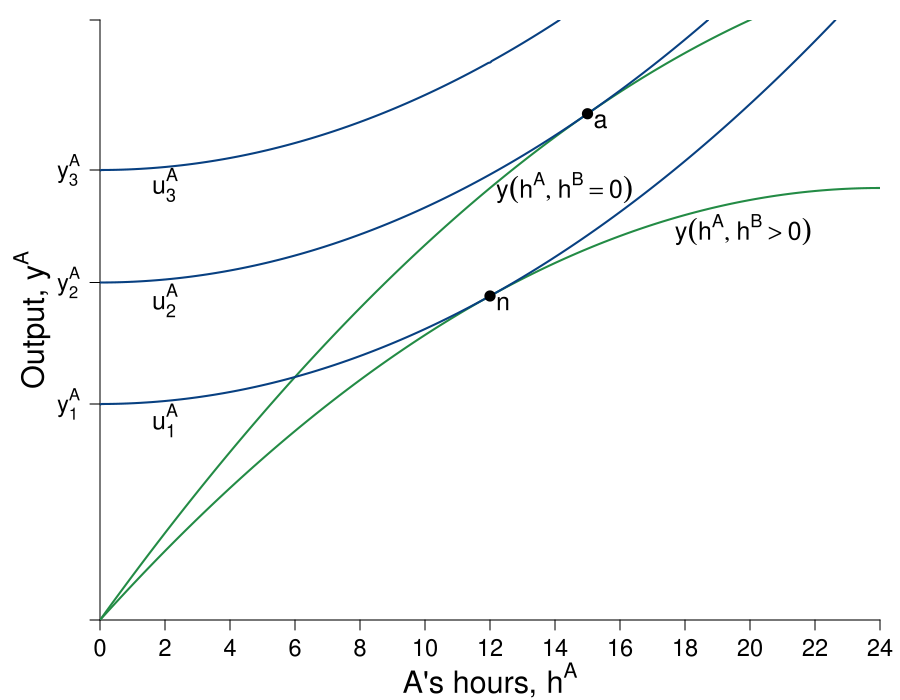

Write the R code that produced this figure.
require(shape)
pdf(file = "coordination_failures/ff_indiff_ha.pdf", width = 9, height = 7)

#Set parameters for graphics
pointsize <- 1.8
axislabelsize <- 1.8
labelsize <- 1.5
namesize <- 1.8
annotatesize <- 1.5
graphlinewidth <- 2
segmentlinewidth <- 1.5

COL <- c("#7fc97f", "#beaed4", "#fdc086", "#ffff99", "#386cb0", "#f0027f", "#bf5b17", "#666666")
COLA <- c("#99d8c9","#66c2a4","#41ae76", "#238b45", "#005824")
COLB <- c("#4eb3d3", "#2b8cbe", "#0868ac","#084081")

par(mar =  c(4, 5, 1, 1))

indiffA <- function(ea, uA = 46.08) {
  uA + (1/2)*(ea)^2
}

output <- function(ea, eb = 12, alpha = 30, beta = 1/2){
  (alpha - beta*(ea+eb))*ea
}

uA <- function(ea, ya = output) {
  ya - 0.5*(ea)^2
}

mrsA <- function(ea){
  ea
}

slopeline <- function(ea, yint = 0.5, slope = 2){
  yint + slope*ea
}


xlims <- c(0, 24)
ylims <- c(0, 400)

npts <- 501 
x <- seq(xlims[1], xlims[2], length.out = npts)
y <- seq(ylims[1], ylims[2], length.out = npts) 
a <- c(uA(ea = 12, output(ea = 12, eb = 12)), uA(ea = 15, output(ea = 15, eb = 0)), 300)

#B's value when at A's bliss point
#0.35*log(5.88) + 0.35*log(8.88) + 0.5*log(10 - 5.88) + 0.5*log(15 - 8.88) 

#B's bliss point x = 4.11765; y = 6.17647
#A's value when at A's bliss point
#0.5*log(4.11765) + 0.5*log(6.17647) + 0.35*log(10 - 4.11765) + 0.35*log(15 - 6.17647) 


plot(0, 0, xlim = xlims, ylim = ylims, type = "n",
     xlab = expression(paste("")),
     ylab = expression(paste("")), 
     xaxt = "n", 
     yaxt = "n", 
     cex.lab = axislabelsize, 
     bty = "n",
     xaxs="i", 
     yaxs="i")

# ticksy <- seq(from = 0, to = ylims[2], by = 2)
# ylabels <- seq(from = 0, to = ylims[2], by = 2)
ticksx <- seq(from = 0, to = xlims[2], by = 2)
xlabels <- seq(from = 0, to = xlims[2], by = 2)
ticksy <- c(0, 144, 225, 300, ylims[2])
ylabels <- c(NA, expression(paste(y[1]^A)), expression(paste(y[2]^A)), expression(paste(y[3]^A)), NA)
# ticksx <- c(0, 6.9, 12, 9.6, 16, 24, 26)
# xlabels <- c(NA, expression(paste(e^A,"*")), expression(paste(1/2*beta)), expression(paste(e^{AN})), expression(paste(alpha)), expression(paste(1/beta)), NA)

axis(1, at = ticksx, pos = 0, labels = xlabels, cex.axis= labelsize - 0.05)
axis(2, at = ticksy, pos = 0, labels = ylabels, las = 1, cex.axis= labelsize - 0.05)

npts <- 500 
xx1 <- seq(xlims[1], xlims[2], length.out = npts)

lines(xx1, output(xx1, eb = 0), col = COLA[4], lwd = graphlinewidth)
lines(xx1, output(xx1, eb = 12), col = COLA[4], lwd = graphlinewidth)
# lines(xx1, indiffA(xx1, uA = 10), col = COLA[4], lwd = graphlinewidth)
# lines(xx1, indiffA(xx1, uA = 28), col = COLA[4], lwd = graphlinewidth)
# lines(xx1, indiffA(xx1, uA = 46.08), col = COLA[4], lwd = graphlinewidth)
# lines(xx1, brfB(xx1, alpha = 16, beta = 1/24), col = COLB[4], lwd = graphlinewidth)
# lines(xx1, brfPEA(xx1, alpha = 16, beta = 1/24), col = COLA[4], lwd = graphlinewidth)
# lines(xx1, brfPEB(xx1, alpha = 16, beta = 1/24), col = COLB[4], lwd = graphlinewidth)

contour(x, y,
        outer(x, y, uA),
        drawlabels = FALSE,
        col = COLB[4],
        lwd = graphlinewidth,
        levels = a,
        xaxs="i",
        yaxs="i",
        add = TRUE)


# segments(2, 0, 2, ylims[2], lty = 2, col = "gray" , lwd = segmentlinewidth)
# segments(6, 0, 6, ylims[2], lty = 2, col = "gray" , lwd = segmentlinewidth)

#Axis labels
#mtext(expression(paste("A's hours, ", h^A)), side=1, line = 3.2, cex = axislabelsize)
text(0.5*xlims[2], -40, expression(paste("A's hours, ", h^A)), xpd = TRUE, cex = axislabelsize)
text(-2.1, 0.5*ylims[2], expression(paste("Output, ", y^A)), xpd = TRUE, cex = axislabelsize, srt = 90)

# text(-0.9, 0.5*ylims[2], expression(paste("Output, ", y^A)), xpd = TRUE, cex = axislabelsize, srt = 90)
# text(5, 12, expression(paste("slope", phantom()==h^A, phantom() == 2)), cex = annotatesize)
# Arrows(3.6, 12, 2.4, 12, col = "black", lty = 1, lwd = 2, arr.type = "triangle", arr.lwd = 0.5)
# text(9, 28, expression(paste("slope", phantom()==h^A, phantom() == 6)), cex = annotatesize)
# Arrows(7.6, 28, 6.4, 28, col = "black", lty = 1, lwd = 2, arr.type = "triangle", arr.lwd = 0.5)

#Label the iso-welfare functions for the HG, Aisha
text(2, 133, expression(u[1]^A), cex = annotatesize)
text(2, 213, expression(u[2]^A), cex = annotatesize)
text(2, 290, expression(u[3]^A), cex = annotatesize)

points(12, output(ea = 12), pch = 16, col = "black", cex = 1.5)
text(12 + 0.4, output(ea = 12) - 5, expression(paste("n")), cex = annotatesize)

points(15, output(ea = 15, eb = 0), pch = 16, col = "black", cex = 1.5)
text(15 + 0.4, output(ea = 15, eb = 0) - 5, expression(paste("a")), cex = annotatesize)


text(14.3, 288, expression(paste(y(h^A, h^B == 0))), cex = annotatesize)
text(19.8, 260, expression(paste(y(h^A, h^B >0))), cex = annotatesize)


dev.off()
